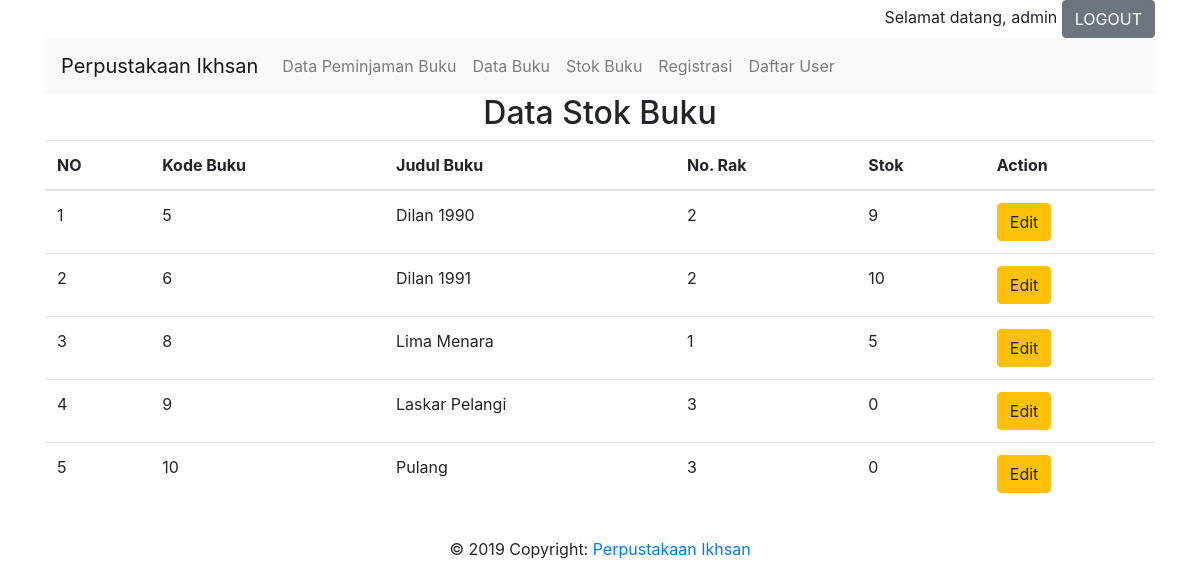
The app's page /index.php?halaman=stokbuku (signed in) with its own data.
### tables this page shows
CREATE TABLE IF NOT EXISTS `daftar_buku` (
  `kode_buku` int(11) NOT NULL AUTO_INCREMENT,
  `judul_buku` varchar(100) NOT NULL,
  `pengarang` varchar(50) NOT NULL,
  `kategori` varchar(50) NOT NULL,
  PRIMARY KEY (`kode_buku`)
);

CREATE TABLE IF NOT EXISTS `stok_buku` (
  `kode_buku` int(11) NOT NULL AUTO_INCREMENT,
  `judul_buku` varchar(100) NOT NULL,
  `nomor_rak` int(10) NOT NULL,
  `jumlah_buku` int(10) NOT NULL,
  PRIMARY KEY (`kode_buku`)
);

### stokbuku.php (the view, shortened to what this page needs)
<h2 class="text-center">Data Stok Buku</h2>
<table class="table">
    <thead>
        <tr>
            <th scope="col">NO</th>
            <th scope="col">Kode Buku</th>
            <th scope="col">Judul Buku</th>
            <th scope="col">No. Rak</th>
            <th scope="col">Stok</th>
            <th scope="col">Action</th>
        </tr>
    </thead>
<?php
    $query = mysqli_query($koneksi, "SELECT * FROM daftar_buku INNER JOIN stok_buku ON daftar_buku.kode_buku = stok_buku.kode_buku");
    $no = 1;
    while ($r = mysqli_fetch_array($query)) {?>
        <tr>
            <td><?php echo $no++ ?></td>
            <td><?php echo $r['kode_buku']; ?></td>
            <td><?php echo $r['judul_buku']; ?></td>
            <td><?php echo $r['nomor_rak']; ?></td>
            <td><?php echo $r['jumlah_buku']; ?></td>
            <td>
                <button data-toggle="modal" data-target="#myModal<?php echo $r['kode_buku']; ?>" class="btn btn-warning" type="button">Edit</button>
            </td>
        </tr>
<?php
    }
?>
</table>

### records on screen
daftar_buku: stok_buku.kode_buku "5", stok_buku.judul_buku "Dilan 1990", stok_buku.nomor_rak "2", stok_buku.jumlah_buku "9"
daftar_buku: stok_buku.kode_buku "6", stok_buku.judul_buku "Dilan 1991", stok_buku.nomor_rak "2", stok_buku.jumlah_buku "10"
daftar_buku: stok_buku.kode_buku "8", stok_buku.judul_buku "Lima Menara", stok_buku.nomor_rak "1", stok_buku.jumlah_buku "5"
daftar_buku: stok_buku.kode_buku "9", stok_buku.judul_buku "Laskar Pelangi", stok_buku.nomor_rak "3", stok_buku.jumlah_buku "0"
daftar_buku: stok_buku.kode_buku "10", stok_buku.judul_buku "Pulang", stok_buku.nomor_rak "3", stok_buku.jumlah_buku "0"

### other values on screen
$_SESSION['username'] "admin"
